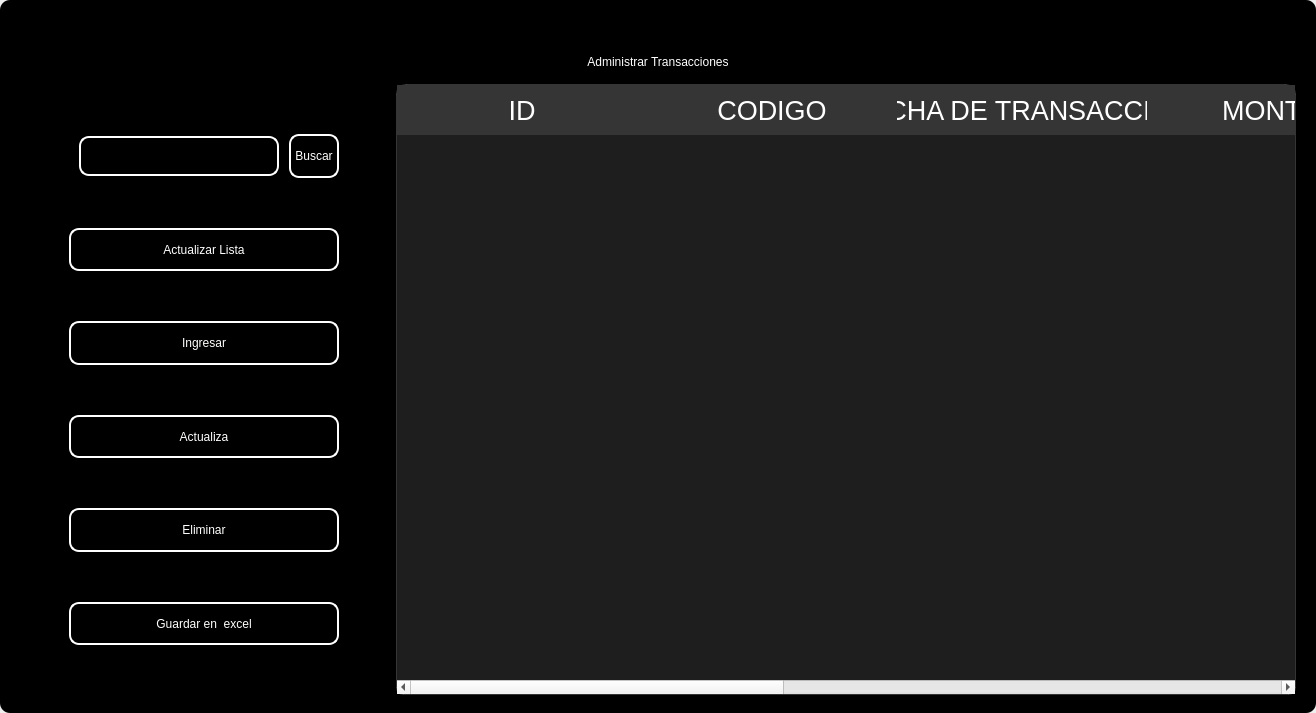
<?xml version="1.0" encoding="UTF-8"?>
<ui version="4.0">
 <class>MainWindow</class>
 <widget class="QMainWindow" name="MainWindow">
  <property name="geometry">
   <rect>
    <x>0</x>
    <y>0</y>
    <width>1316</width>
    <height>713</height>
   </rect>
  </property>
  <property name="windowTitle">
   <string>MainWindow</string>
  </property>
  <property name="styleSheet">
   <string notr="true"/>
  </property>
  <widget class="QWidget" name="centralwidget">
   <property name="styleSheet">
    <string notr="true"/>
   </property>
   <layout class="QVBoxLayout" name="verticalLayout">
    <property name="spacing">
     <number>0</number>
    </property>
    <property name="leftMargin">
     <number>0</number>
    </property>
    <property name="topMargin">
     <number>0</number>
    </property>
    <property name="rightMargin">
     <number>0</number>
    </property>
    <property name="bottomMargin">
     <number>0</number>
    </property>
    <item>
     <widget class="QFrame" name="frame">
      <property name="enabled">
       <bool>true</bool>
      </property>
      <property name="styleSheet">
       <string notr="true">
QFrame {
border-radius:10px;
	background-color: rgb(0, 0, 0);
 }
</string>
      </property>
      <property name="frameShape">
       <enum>QFrame::StyledPanel</enum>
      </property>
      <property name="frameShadow">
       <enum>QFrame::Raised</enum>
      </property>
      <layout class="QVBoxLayout" name="verticalLayout_2">
       <item>
        <widget class="QFrame" name="frame_superior">
         <property name="minimumSize">
          <size>
           <width>0</width>
           <height>40</height>
          </size>
         </property>
         <property name="maximumSize">
          <size>
           <width>16777215</width>
           <height>40</height>
          </size>
         </property>
         <property name="styleSheet">
          <string notr="true">QPushButton{
border-radius:18px;
}

QPushButton:hover{
	background-color: rgb(0, 0, 0);
}
</string>
         </property>
         <property name="frameShape">
          <enum>QFrame::StyledPanel</enum>
         </property>
         <property name="frameShadow">
          <enum>QFrame::Raised</enum>
         </property>
         <layout class="QHBoxLayout" name="horizontalLayout_3">
          <property name="spacing">
           <number>4</number>
          </property>
          <property name="leftMargin">
           <number>0</number>
          </property>
          <property name="topMargin">
           <number>0</number>
          </property>
          <property name="rightMargin">
           <number>0</number>
          </property>
          <property name="bottomMargin">
           <number>0</number>
          </property>
          <item>
           <widget class="QPushButton" name="btn_icon">
            <property name="text">
             <string/>
            </property>
            <property name="iconSize">
             <size>
              <width>40</width>
              <height>40</height>
             </size>
            </property>
           </widget>
          </item>
          <item>
           <spacer name="horizontalSpacer_2">
            <property name="orientation">
             <enum>Qt::Horizontal</enum>
            </property>
            <property name="sizeHint" stdset="0">
             <size>
              <width>443</width>
              <height>20</height>
             </size>
            </property>
           </spacer>
          </item>
          <item>
           <widget class="QPushButton" name="btn_exit">
            <property name="minimumSize">
             <size>
              <width>38</width>
              <height>38</height>
             </size>
            </property>
            <property name="maximumSize">
             <size>
              <width>38</width>
              <height>38</height>
             </size>
            </property>
            <property name="cursor">
             <cursorShape>PointingHandCursor</cursorShape>
            </property>
            <property name="text">
             <string/>
            </property>
            <property name="iconSize">
             <size>
              <width>35</width>
              <height>35</height>
             </size>
            </property>
           </widget>
          </item>
          <item>
           <widget class="QPushButton" name="bt_minimizar">
            <property name="minimumSize">
             <size>
              <width>38</width>
              <height>38</height>
             </size>
            </property>
            <property name="maximumSize">
             <size>
              <width>38</width>
              <height>38</height>
             </size>
            </property>
            <property name="cursor">
             <cursorShape>PointingHandCursor</cursorShape>
            </property>
            <property name="text">
             <string/>
            </property>
            <property name="icon">
             <iconset>
              <normaloff>image/minus.svg</normaloff>image/minus.svg</iconset>
            </property>
            <property name="iconSize">
             <size>
              <width>38</width>
              <height>38</height>
             </size>
            </property>
           </widget>
          </item>
          <item>
           <widget class="QPushButton" name="bt_maximizar">
            <property name="minimumSize">
             <size>
              <width>38</width>
              <height>38</height>
             </size>
            </property>
            <property name="maximumSize">
             <size>
              <width>38</width>
              <height>38</height>
             </size>
            </property>
            <property name="cursor">
             <cursorShape>PointingHandCursor</cursorShape>
            </property>
            <property name="text">
             <string/>
            </property>
            <property name="icon">
             <iconset>
              <normaloff>image/chevron-up.svg</normaloff>image/chevron-up.svg</iconset>
            </property>
            <property name="iconSize">
             <size>
              <width>38</width>
              <height>38</height>
             </size>
            </property>
           </widget>
          </item>
          <item>
           <widget class="QPushButton" name="bt_restaurar">
            <property name="minimumSize">
             <size>
              <width>38</width>
              <height>38</height>
             </size>
            </property>
            <property name="maximumSize">
             <size>
              <width>38</width>
              <height>38</height>
             </size>
            </property>
            <property name="cursor">
             <cursorShape>PointingHandCursor</cursorShape>
            </property>
            <property name="text">
             <string/>
            </property>
            <property name="icon">
             <iconset>
              <normaloff>image/chevron-down.svg</normaloff>image/chevron-down.svg</iconset>
            </property>
            <property name="iconSize">
             <size>
              <width>38</width>
              <height>38</height>
             </size>
            </property>
           </widget>
          </item>
          <item>
           <widget class="QPushButton" name="bt_cerrar">
            <property name="minimumSize">
             <size>
              <width>38</width>
              <height>38</height>
             </size>
            </property>
            <property name="maximumSize">
             <size>
              <width>38</width>
              <height>38</height>
             </size>
            </property>
            <property name="cursor">
             <cursorShape>PointingHandCursor</cursorShape>
            </property>
            <property name="text">
             <string/>
            </property>
            <property name="icon">
             <iconset>
              <normaloff>image/x.svg</normaloff>image/x.svg</iconset>
            </property>
            <property name="iconSize">
             <size>
              <width>38</width>
              <height>38</height>
             </size>
            </property>
           </widget>
          </item>
         </layout>
        </widget>
       </item>
       <item>
        <widget class="QLabel" name="label">
         <property name="styleSheet">
          <string notr="true">font: 30pt &quot;MS Shell Dlg 2&quot;;
color: rgb(255, 255, 255);</string>
         </property>
         <property name="text">
          <string>Administrar Transacciones</string>
         </property>
         <property name="alignment">
          <set>Qt::AlignCenter</set>
         </property>
        </widget>
       </item>
       <item>
        <widget class="QFrame" name="frame_3">
         <property name="minimumSize">
          <size>
           <width>0</width>
           <height>0</height>
          </size>
         </property>
         <property name="frameShape">
          <enum>QFrame::StyledPanel</enum>
         </property>
         <property name="frameShadow">
          <enum>QFrame::Raised</enum>
         </property>
         <layout class="QHBoxLayout" name="horizontalLayout_4">
          <property name="leftMargin">
           <number>9</number>
          </property>
          <property name="topMargin">
           <number>9</number>
          </property>
          <property name="rightMargin">
           <number>9</number>
          </property>
          <item>
           <layout class="QVBoxLayout" name="verticalLayout_4">
            <property name="spacing">
             <number>50</number>
            </property>
            <property name="sizeConstraint">
             <enum>QLayout::SetDefaultConstraint</enum>
            </property>
            <property name="leftMargin">
             <number>50</number>
            </property>
            <property name="topMargin">
             <number>50</number>
            </property>
            <property name="rightMargin">
             <number>50</number>
            </property>
            <property name="bottomMargin">
             <number>50</number>
            </property>
            <item>
             <layout class="QHBoxLayout" name="horizontalLayout">
              <property name="spacing">
               <number>10</number>
              </property>
              <property name="leftMargin">
               <number>10</number>
              </property>
              <property name="topMargin">
               <number>0</number>
              </property>
              <property name="bottomMargin">
               <number>0</number>
              </property>
              <item>
               <widget class="QLineEdit" name="searchtxt">
                <property name="minimumSize">
                 <size>
                  <width>200</width>
                  <height>25</height>
                 </size>
                </property>
                <property name="maximumSize">
                 <size>
                  <width>150</width>
                  <height>40</height>
                 </size>
                </property>
                <property name="styleSheet">
                 <string notr="true">QLabel {
	color: rgb(255, 255, 254);
	font: 12pt &quot;Arial&quot;;
	background-color: rgba(0, 0, 0,0);
}

QTextEdit{
background-color: rgba(0, 0, 0,0);
border-radius:10px; 
font: 12pt &quot;Arial&quot;;
color: rgb(255, 255, 254);
border: 2px solid  rgb(255, 255, 255);

}

QTextEdit:hover{
background-color: rgba(0, 0, 0,0);
border-radius:10px; 
font: 12pt &quot;Arial&quot;;
border: 2px solid  rgb(120, 0, 171);
}

QTextEdit:focus{
background-color: rgb(0, 0, 0);
border-radius:10px; 
font: 12pt &quot;Arial&quot;;
border: 2px solid rgb(120, 0, 171);
}

QLineEdit{
background-color: rgba(0, 0, 0,0);
border-radius:10px; 
font: 12pt &quot;Arial&quot;;
color: rgb(255, 255, 254);
border: 2px solid  rgb(255, 255, 255);

}

QLineEdit:hover{
background-color: rgba(0, 0, 0,0);
border-radius:10px; 
font: 12pt &quot;Arial&quot;;
border: 2px solid  rgb(120, 0, 171);
}

QLineEdit:focus{
background-color: rgb(0, 0, 0);
border-radius:10px; 
font: 12pt &quot;Arial&quot;;
border: 2px solid rgb(120, 0, 171);
}

QCheckBox{
	font: 12pt &quot;Arial&quot;;
	color: rgb(255, 255, 255);
}

QCheckBox::indicator {
    width: 18px;
    height:18px;
}

QCheckBox::indicator:unchecked {
   background-image: url(image/square.svg);
}

QCheckBox::indicator:checked {
   background-image: url(image/check-square.svg);
}

QPushButton{
border-radius:10px; 
font: 12pt &quot;Arial&quot;;
color: rgb(255, 255, 254);
border: 2px solid #ffffff;
}

QPushButton:hover{
border-radius:10px; 
font: 12pt &quot;Arial&quot;;
color: rgb(255, 255, 255);
border: 2px solid rgb(120, 0, 171);
	background-color: rgb(120, 0, 171);
}
</string>
                </property>
               </widget>
              </item>
              <item>
               <widget class="QPushButton" name="btn_search">
                <property name="sizePolicy">
                 <sizepolicy hsizetype="Minimum" vsizetype="Fixed">
                  <horstretch>0</horstretch>
                  <verstretch>0</verstretch>
                 </sizepolicy>
                </property>
                <property name="minimumSize">
                 <size>
                  <width>0</width>
                  <height>15</height>
                 </size>
                </property>
                <property name="maximumSize">
                 <size>
                  <width>100</width>
                  <height>50</height>
                 </size>
                </property>
                <property name="cursor">
                 <cursorShape>PointingHandCursor</cursorShape>
                </property>
                <property name="styleSheet">
                 <string notr="true">QPushButton{
border-radius:10px; 
font: 12pt &quot;Arial&quot;;
color: rgb(255, 255, 254);
border: 2px solid #ffffff;
}

QPushButton:hover{
border-radius:10px; 
font: 12pt &quot;Arial&quot;;
color: rgb(255, 255, 255);
border: 2px solid rgb(120, 0, 171);
	background-color: rgb(120, 0, 171);
}</string>
                </property>
                <property name="text">
                 <string>Buscar</string>
                </property>
               </widget>
              </item>
             </layout>
            </item>
            <item>
             <widget class="QPushButton" name="btn_get">
              <property name="minimumSize">
               <size>
                <width>50</width>
                <height>40</height>
               </size>
              </property>
              <property name="maximumSize">
               <size>
                <width>300</width>
                <height>50</height>
               </size>
              </property>
              <property name="cursor">
               <cursorShape>PointingHandCursor</cursorShape>
              </property>
              <property name="styleSheet">
               <string notr="true">QPushButton{
border-radius:10px; 
font: 12pt &quot;Arial&quot;;
color: rgb(255, 255, 254);
border: 2px solid #ffffff;
}

QPushButton:hover{
border-radius:10px; 
font: 12pt &quot;Arial&quot;;
color: rgb(255, 255, 255);
border: 2px solid rgb(120, 0, 171);
	background-color: rgb(120, 0, 171);
}</string>
              </property>
              <property name="text">
               <string>Actualizar Lista</string>
              </property>
              <property name="iconSize">
               <size>
                <width>35</width>
                <height>35</height>
               </size>
              </property>
             </widget>
            </item>
            <item>
             <widget class="QPushButton" name="btn_add">
              <property name="minimumSize">
               <size>
                <width>0</width>
                <height>40</height>
               </size>
              </property>
              <property name="maximumSize">
               <size>
                <width>300</width>
                <height>50</height>
               </size>
              </property>
              <property name="cursor">
               <cursorShape>PointingHandCursor</cursorShape>
              </property>
              <property name="styleSheet">
               <string notr="true">QPushButton{
border-radius:10px; 
font: 12pt &quot;Arial&quot;;
color: rgb(255, 255, 254);
border: 2px solid #ffffff;
}

QPushButton:hover{
border-radius:10px; 
font: 12pt &quot;Arial&quot;;
color: rgb(255, 255, 255);
border: 2px solid rgb(120, 0, 171);
	background-color: rgb(120, 0, 171);
}</string>
              </property>
              <property name="text">
               <string>Ingresar</string>
              </property>
              <property name="iconSize">
               <size>
                <width>35</width>
                <height>35</height>
               </size>
              </property>
             </widget>
            </item>
            <item>
             <widget class="QPushButton" name="btn_update">
              <property name="minimumSize">
               <size>
                <width>0</width>
                <height>40</height>
               </size>
              </property>
              <property name="maximumSize">
               <size>
                <width>300</width>
                <height>50</height>
               </size>
              </property>
              <property name="cursor">
               <cursorShape>PointingHandCursor</cursorShape>
              </property>
              <property name="styleSheet">
               <string notr="true">QPushButton{
border-radius:10px; 
font: 12pt &quot;Arial&quot;;
color: rgb(255, 255, 254);
border: 2px solid #ffffff;
}

QPushButton:hover{
border-radius:10px; 
font: 12pt &quot;Arial&quot;;
color: rgb(255, 255, 255);
border: 2px solid rgb(120, 0, 171);
	background-color: rgb(120, 0, 171);
}</string>
              </property>
              <property name="text">
               <string>Actualiza</string>
              </property>
              <property name="iconSize">
               <size>
                <width>35</width>
                <height>35</height>
               </size>
              </property>
             </widget>
            </item>
            <item>
             <widget class="QPushButton" name="btn_delete">
              <property name="minimumSize">
               <size>
                <width>0</width>
                <height>40</height>
               </size>
              </property>
              <property name="maximumSize">
               <size>
                <width>300</width>
                <height>50</height>
               </size>
              </property>
              <property name="cursor">
               <cursorShape>PointingHandCursor</cursorShape>
              </property>
              <property name="styleSheet">
               <string notr="true">QPushButton{
border-radius:10px; 
font: 12pt &quot;Arial&quot;;
color: rgb(255, 255, 254);
border: 2px solid #ffffff;
}

QPushButton:hover{
border-radius:10px; 
font: 12pt &quot;Arial&quot;;
color: rgb(255, 255, 255);
border: 2px solid rgb(120, 0, 171);
	background-color: rgb(120, 0, 171);
}</string>
              </property>
              <property name="text">
               <string>Eliminar</string>
              </property>
              <property name="iconSize">
               <size>
                <width>35</width>
                <height>35</height>
               </size>
              </property>
             </widget>
            </item>
            <item>
             <widget class="QPushButton" name="btn_excel">
              <property name="minimumSize">
               <size>
                <width>10</width>
                <height>40</height>
               </size>
              </property>
              <property name="maximumSize">
               <size>
                <width>300</width>
                <height>50</height>
               </size>
              </property>
              <property name="cursor">
               <cursorShape>PointingHandCursor</cursorShape>
              </property>
              <property name="styleSheet">
               <string notr="true">QPushButton{
border-radius:10px; 
font: 12pt &quot;Arial&quot;;
color: rgb(255, 255, 254);
border: 2px solid #ffffff;
}

QPushButton:hover{
border-radius:10px; 
font: 12pt &quot;Arial&quot;;
color: rgb(255, 255, 255);
border: 2px solid rgb(120, 0, 171);
	background-color: rgb(120, 0, 171);
}</string>
              </property>
              <property name="text">
               <string>Guardar en  excel</string>
              </property>
              <property name="iconSize">
               <size>
                <width>35</width>
                <height>35</height>
               </size>
              </property>
             </widget>
            </item>
           </layout>
          </item>
          <item>
           <widget class="QTableWidget" name="table_transaction">
            <property name="minimumSize">
             <size>
              <width>900</width>
              <height>0</height>
             </size>
            </property>
            <property name="maximumSize">
             <size>
              <width>700</width>
              <height>16777215</height>
             </size>
            </property>
            <property name="styleSheet">
             <string notr="true">QTableView {
	background-color: rgba(255, 255, 255, 30); 	
	border: 1px solid rgba(255,255,255,40);
	border-bottom-right-radius: 7px; 
	border-bottom-left-radius: 7px; 
	color: white;
	font: 15pt &quot;MS Shell Dlg 2&quot;;
}

QHeaderView::section {
background-color: rgb(53, 53, 53);
color: white;
border: none;
height: 50px;
font-size: 20pt;
}

QTableView::item {
    border-style: none;
    border-bottom: 1px solid rgba(255,255,255,50);
    padding-left: auto;
    padding-right: auto;
}

QTableView::item:selected{
	border: none;
	color: rgb(255, 255, 255);
    background-color: rgba(255, 255, 255, 50);
}
</string>
            </property>
            <property name="lineWidth">
             <number>1</number>
            </property>
            <property name="editTriggers">
             <set>QAbstractItemView::NoEditTriggers</set>
            </property>
            <attribute name="horizontalHeaderDefaultSectionSize">
             <number>250</number>
            </attribute>
            <column>
             <property name="text">
              <string>ID</string>
             </property>
            </column>
            <column>
             <property name="text">
              <string>CODIGO</string>
             </property>
            </column>
            <column>
             <property name="text">
              <string>FECHA DE TRANSACCION</string>
             </property>
            </column>
            <column>
             <property name="text">
              <string>MONTO</string>
             </property>
            </column>
            <column>
             <property name="text">
              <string>TIPO</string>
             </property>
            </column>
            <column>
             <property name="text">
              <string>ENTIDAD</string>
             </property>
            </column>
            <column>
             <property name="text">
              <string>TIPO DE PAGO</string>
             </property>
            </column>
           </widget>
          </item>
         </layout>
        </widget>
       </item>
      </layout>
     </widget>
    </item>
   </layout>
  </widget>
 </widget>
 <resources/>
 <connections/>
</ui>
